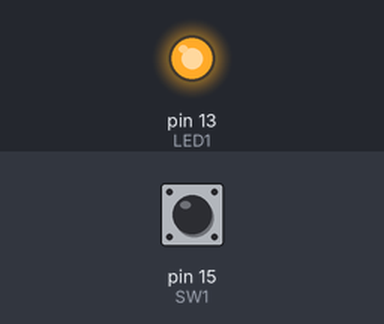
Recording of a sketch running on a simulated Arduino Uno, built with avr-gcc and run on an emulated ATmega328P. Shown: output pins drawn as LEDs (lit = HIGH). Dashed ring = blinking. Inputs (shaded band) come from the test bench; at power-on: pin 15 (SW1) HIGH.

Above: at 1.2 s.
1.3 s: pin 15 (SW1) pulled LOW for 0.15 s
At 1.46 s:
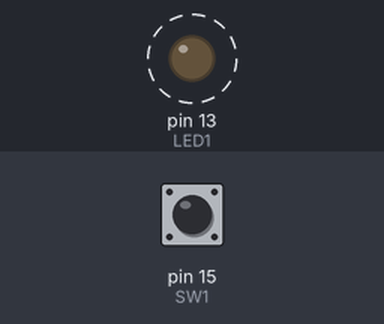
3.0 s: pin 15 (SW1) pulled LOW for 3.2 s
At 7.0 s:
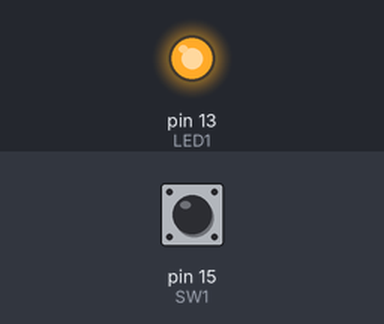
Timing chart, 0 to 8.5 s (numbered marks = the images above; inputs shaded):
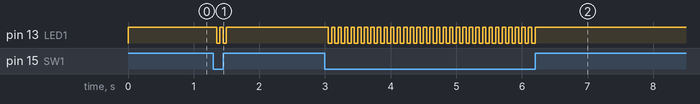

The sketch:

5A.ino
```cpp
#define LED1 13
#define SW1 15
void setup()
{
pinMode(LED1, OUTPUT);
pinMode(SW1, INPUT);
}
void loop()
{
if (digitalRead(SW1) == 0) //button pushed
{
digitalWrite(LED1, HIGH); //LED blinking
delay(50);
digitalWrite(LED1, LOW);
delay(50);
}
else
{
digitalWrite(LED1, 1); //LED off =1
}
}
```

Measured:
- after the input at 1.3 s, pin 13 (LED1): alternates HIGH for 0.05 s and LOW for 0.05 s, 4 changes in all, then stays HIGH, starting after 0.05 s
- after the input at 3.0 s, pin 13 (LED1): alternates HIGH for 0.05 s and LOW for 0.05 s, 64 changes in all, then stays HIGH, starting after 0.05 s
